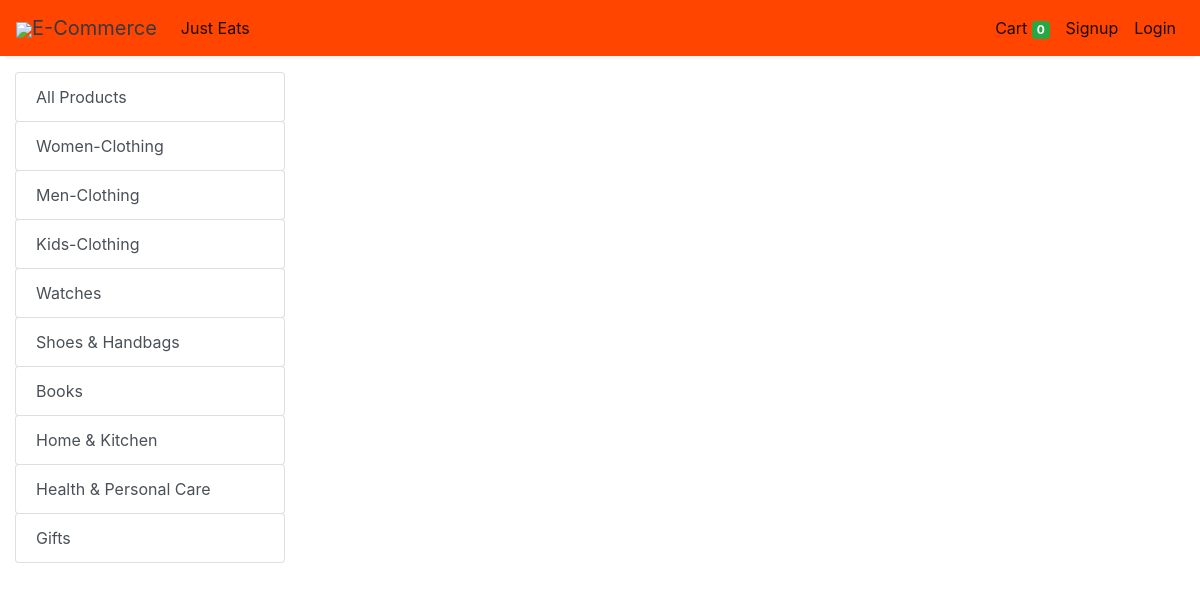
Before: /store?category=33 with the older database file.
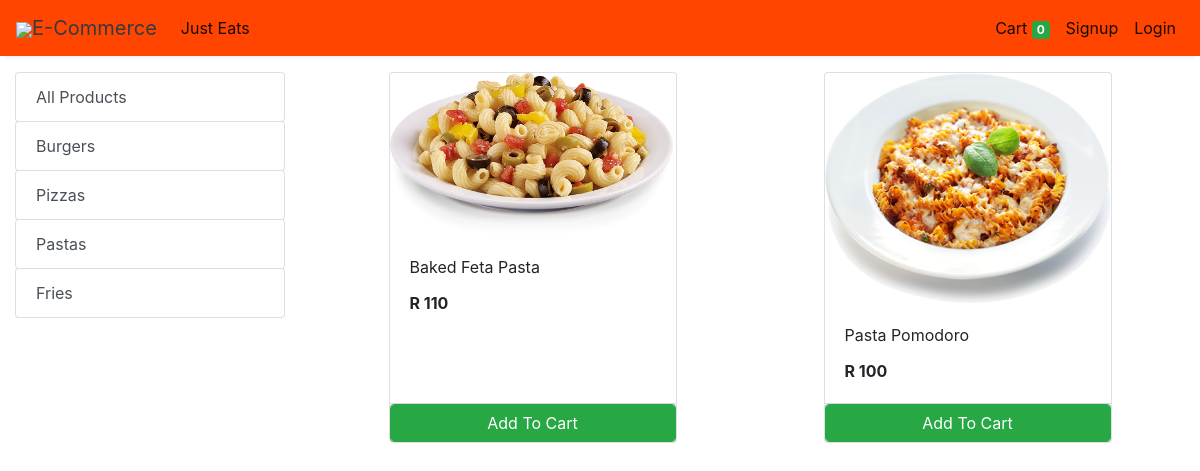
After: the same page with the newer database file.
### store/models/category.py (models this page shows, shortened)
class Category(models.Model):
    name= models.CharField(max_length=50)
    @staticmethod
    def get_all_categories():
        return Category.objects.all()

### store/models/product.py (models this page shows, shortened)
class Products(models.Model):
    name = models.CharField(max_length=60)
    price= models.IntegerField(default=0)
    category= models.ForeignKey(Category,on_delete=models.CASCADE,default=1 )
    description= models.CharField(max_length=250, default='', blank=True, null= True)
    image= models.ImageField(upload_to='uploads/products/')
    @staticmethod
    def get_all_products_by_categoryid(category_id):
        if category_id:
            return Products.objects.filter (category=category_id)
        else:
            return Products.get_all_products();

### store/views/home.py (the view)
# urls.py: path('' , include('store.urls'))
def store(request):
    cart = request.session.get('cart')
    if not cart:
        request.session['cart'] = {}
    products = None
    categories = Category.get_all_categories()
    categoryID = request.GET.get('category')
    if categoryID:
        products = Products.get_all_products_by_categoryid(categoryID)
    else:
        products = Products.get_all_products();
    data = {}
    data['products'] = products
    data['categories'] = categories
    print('you are : ', request.session.get('email'))
    return render(request, 'index.html', data)

### store/templatetags/cart.py (called while the page is built)
@register.filter (name='is_in_cart')
def is_in_cart(product, cart):
    keys = cart.keys ()
    for id in keys:
        if int (id) == product.id:
            return True
    return False;

### store/templatetags/custom_filter.py (called while the page is built)
@register.filter(name='currency')
def currency(number):
    return "R "+str(number)

### store/templates/index.html (shortened to what this page needs)
{% extends 'base.html' %}
{% block content %}
{% load cart %}
{% load custom_filter %}
<div class="container-fluid mt-3">
	<div class="row">
		<div class="col-lg-3 mx-auto">
			<div class="list-group">
				<a href="/" class="list-group-item list-group-item-action btn btn-outline-success">All Products</a>
				{% for category in categories %}
				<a href="/?category={{category.id}}"
					class="list-group-item list-group-item-action btn btn-outline-success ">{{category.name}}</a>
				{% endfor %}
			</div>
		</div>
		<div id='products' class="col-lg-9 mx-auto">
			<div class="row mx-auto">
				{% for product in products %}
				<div class="card mx-auto mb-3" id={{product.id}} style="width: 18rem;">
					<img class="card-img-top" src="{{product.image.url}}" alt="Card image cap">
					<div class="card-body">
						<p class="card-title">{{product.name}}</p>
						<p class="card-text"><b>{{product.price|currency}}</b></p>
					</div>
					<div class="card-footer p-0 no-gutters">
						{% if product|is_in_cart:request.session.cart %}
						<div class="row no-gutters">
							<form action="/#{{product.id}}" class="col-2 " method="post">
								{% csrf_token %}
								<input hidden type="text" name='product' value='{{product.id}}'>
								<input hidden type="text" name='remove' value='True'>
								<input type="submit" value=" - " class="btn btn-block btn-success border-right">
							</form>
							<div class="text-center col btn btn-success">{{product|cart_quantity:request.session.cart}} in Cart</div>
							<form action="/#{{product.id}}" class="col-2 " method="post">
								{% csrf_token %}
								<input hidden type="text" name='product' value='{{product.id}}'>
								<input type="submit" value=" + " class="btn btn-block btn-success border-left">
							</form>
						</div>
						{% else %}
						<form action="/#{{product.id}}" method="POST" class="btn-block">
							<input type="submit" class="float-right btn btn-success form-control"
								value="Add To Cart">
						</form>
						{% endif %}
					</div>
				</div>
				{% endfor %}
			</div>
		</div>
	</div>
</div>
{% endblock %}

### store/templates/base.html (shortened to what this page needs)
<!doctype html>
<html lang="en">
{% load static %}
<head>
  <link rel="stylesheet" href="https://maxcdn.bootstrapcdn.com/bootstrap/4.0.0/css/bootstrap.min.css"
>
</head>
<body>
<nav class="one-edge-shadow
  navbar navbar-light
  sticky-top navbar
  navbar-expand-lg
  text-white">
    <a class="navbar-brand ms-3 text-dark " href="/">
    <link rel="stylesheet" href="https://use.fontawesome.com/releases/v5.7.0/css/all.css">
    <img src="https://www.freepnglogos.com/uploads/shopping-cart-png/shopping-cart-svg-png-icon-download-28.png" style="width:50px;height:50px,color:text-light;">E-Commerce</a>
    <div class="collapse navbar-collapse" id="navbarSupportedContent">
      <ul class="navbar-nav mr-auto">
        <li class="nav-item active">
          <a class="nav-link" href="/store">Just Eats <span class="sr-only">(current)</span></a>
        </li>
          </ul>
      <ul class=" navbar-nav my-2 my-lg-0">
        <li class="nav-item active">
          <a class="nav-link" href="/cart">Cart
            <span class="badge badge-success">{{request.session.cart.keys|length}}</span>
            <span class="sr-only">(current)</span></a>
        </li>
        {% if request.session.customer %}
        <li class="nav-item active ">
          <a class="nav-link" href="/orders">Orders<span class="sr-only">(current)</span></a>
        </li>
        <li class="nav-item active ">
          <a class="nav-link" href="/logout">Logout<span class="sr-only">(current)</span></a>
        </li>
        {% else %}
        <li class="nav-item active">
          <a class="nav-link" href="/signup">Signup<span class="sr-only">(current)</span></a>
        </li>
        <li class="nav-item active">
          <a class="nav-link" href="/login">Login<span class="sr-only">(current)</span></a>
        </li>
        {% endif %}
      </ul>
    </div>
  </nav>
  {% block content %}{% endblock %}
</body>
</html>

### store/templates/base.html (style rules this page uses)
nav { background-color: orangered; }
.one-edge-shadow { box-shadow: 0 8px 2px -5px rgb(246, 245, 245); }

Changed rows visible on the page:
removed Category: name "Women-Clothing"
removed Category: name "Men-Clothing"
removed Category: name "Kids-Clothing"
removed Category: name "Watches"
removed Category: name "Shoes & Handbags"
removed Category: name "Books"
removed Category: name "Home & Kitchen"
removed Category: name "Health & Personal Care"
removed Category: name "Gifts"
added Category: name "Burgers"
added Category: name "Pizzas"
added Category: name "Pastas"
added Category: name "Fries"
added Products: image (picture), name "Baked Feta Pasta", price "R 110"
added Products: image (picture), name "Pasta Pomodoro", price "R 100"
